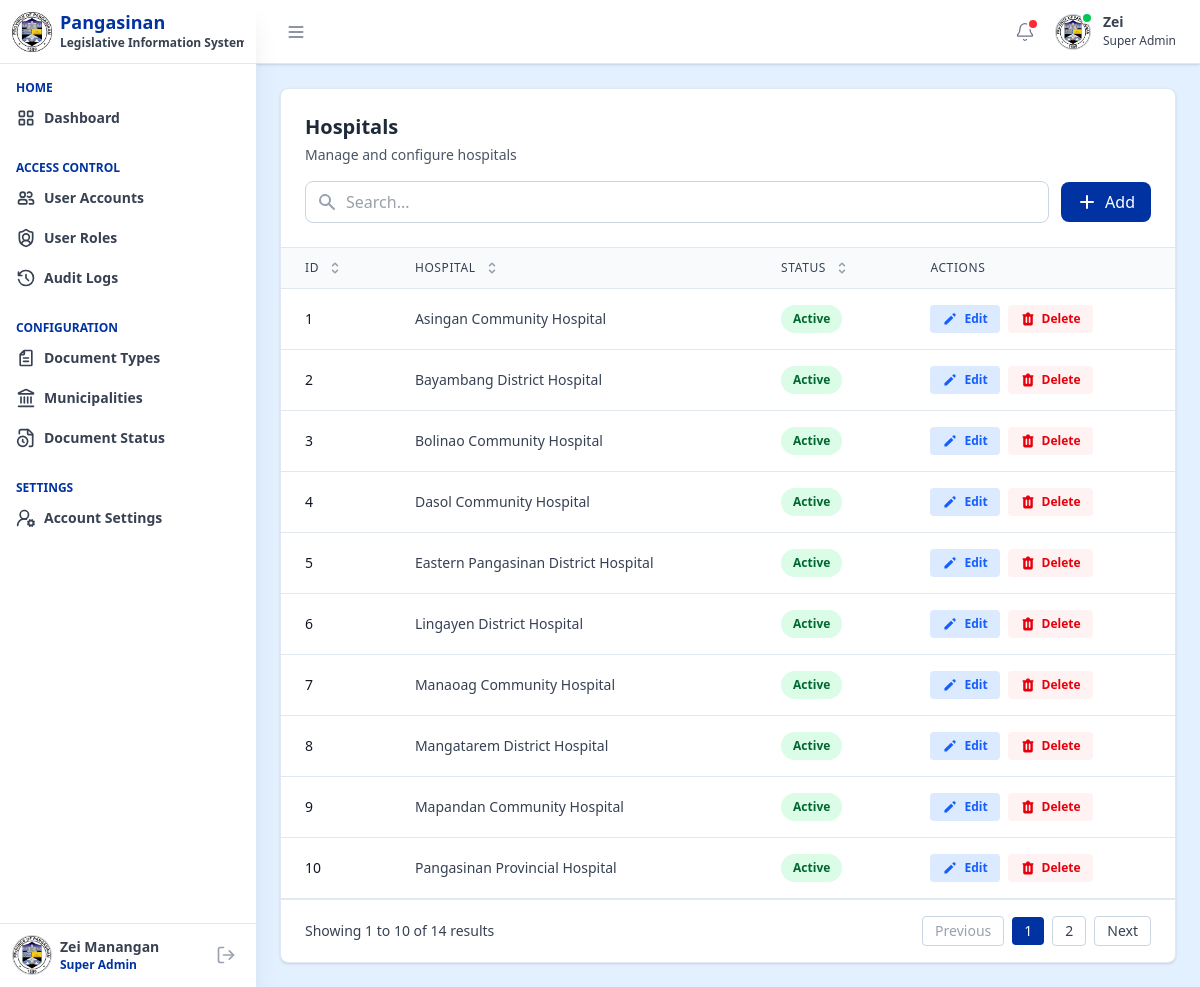
Screenshot of /pages/admin/hospitals.php (signed in) with the database file from the repository.
### tables this page shows
CREATE TABLE `hospitals` (
  `hospital_id` int NOT NULL,
  `hospital_name` varchar(255) NOT NULL,
  `status` enum('active','inactive') DEFAULT 'active',
  `is_deleted` tinyint(1) DEFAULT '0',
  `created_at` datetime DEFAULT CURRENT_TIMESTAMP,
  `updated_at` datetime DEFAULT CURRENT_TIMESTAMP ON UPDATE CURRENT_TIMESTAMP,
  `created_by` int DEFAULT NULL,
  `updated_by` int DEFAULT NULL
);

### includes/fetch_hospitals_data.php (called while the page is built, shortened)
<?php
require_once 'db.php';
function getAllHospitals() {
    global $pdo;
    try {
        $query = "
            SELECT
                hospital_id,
                hospital_name,
                status,
                created_at,
                updated_at
            FROM hospitals
            WHERE is_deleted = FALSE
            ORDER BY hospital_id ASC
        ";
        $stmt = $pdo->prepare($query);
        $stmt->execute();
        return $stmt->fetchAll(PDO::FETCH_ASSOC);
    } catch (PDOException $e) {
        return ['error' => 'Database error: ' . $e->getMessage()];
    }
}
?>

### pages/admin/hospitals.php (the view, shortened to what this page needs)
<?php
include '../../components/header.php';
include '../../includes/fetch_hospitals_data.php';
$hospitals = getAllHospitals();
?>
<div class="">
    <?php include '../../components/sidebar.php'; ?>
    <div class="flex-1 md:ml-64 min-h-screen">
        <?php
        include '../../components/topbar.php';
        ?>
        <main class="p-3 sm:p-6">
            <div class="bg-white rounded-lg shadow-sm border border-slate-200">
                <div class="p-6 border-b border-slate-200">
                    <div class="flex flex-col gap-4">
                        <div>
                            <h2 class="text-xl font-bold text-gray-800">Hospitals</h2>
                            <p class="text-sm text-gray-600 mt-1">Manage and configure hospitals</p>
                        </div>
                        <div class="flex items-center gap-3 w-full">
                            <div class="relative flex-1">
                                <div class="absolute inset-y-0 left-0 pl-3 flex items-center pointer-events-none">
                                    <svg class="h-5 w-5 text-gray-400" xmlns="http://www.w3.org/2000/svg"
                                        viewBox="0 0 20 20" fill="currentColor">
                                        <path fill-rule="evenodd"
                                            d="M8 4a4 4 0 100 8 4 4 0 000-8zM2 8a6 6 0 1110.89 3.476l4.817 4.817a1 1 0 01-1.414 1.414l-4.816-4.816A6 6 0 012 8z"
                                            clip-rule="evenodd" />
                                    </svg>
                                </div>
                                <input type="text" id="searchInput" placeholder="Search..."
                                    class="pl-10 pr-4 py-2 border border-slate-300 rounded-lg outline-none w-full focus:ring-2 focus:ring-[#0033A1] focus:border-transparent"
                                    onkeyup="filterTable()">
                            </div>
                            <button onclick="openModal('hospital-add-modal')"
                                class="px-4 py-2 bg-[#0033A1] text-white rounded-lg hover:bg-blue-800 transition-colors duration-200 font-medium flex items-center gap-2 cursor-pointer whitespace-nowrap">
                                <svg class="h-5 w-5" xmlns="http://www.w3.org/2000/svg" viewBox="0 0 20 20"
                                    fill="currentColor">
                                    <path fill-rule="evenodd"
                                        d="M10 3a1 1 0 00-1 1v5H4a1 1 0 100 2h5v5a1 1 0 102 0v-5h5a1 1 0 100-2h-5V4a1 1 0 00-1-1z"
                                        clip-rule="evenodd" />
                                </svg>
                                Add
                            </button>
                        </div>
                    </div>
                </div>
                <div class="overflow-x-auto">
                    <table id="usersTable" class="min-w-full divide-y divide-slate-200">
                        <thead class="bg-slate-50">
                            <tr>
                                <th scope="col" class="px-3 sm:px-6 py-3 text-left text-xs font-medium text-gray-700 uppercase tracking-wider cursor-pointer" onclick="sortTable(0)">
                                    <div class="flex items-center gap-2">
                                        ID
                                    </div>
                                </th>
                                <th scope="col" class="px-3 sm:px-6 py-3 text-left text-xs font-medium text-gray-700 uppercase tracking-wider cursor-pointer" onclick="sortTable(1)">
                                    <div class="flex items-center gap-2">
                                        Hospital
                                    </div>
                                </th>
                                <th scope="col" class="px-3 sm:px-6 py-3 text-left text-xs font-medium text-gray-700 uppercase tracking-wider cursor-pointer" onclick="sortTable(2)">
                                    <div class="flex items-center gap-2">
                                        Status
                                    </div>
                                </th>
                                <th scope="col" class="px-3 sm:px-6 py-3 text-left text-xs font-medium text-gray-700 uppercase tracking-wider">
                                    Actions
                                </th>
                            </tr>
                        </thead>
                        <tbody class="bg-white divide-y divide-slate-200" id="tableBody">
                            <?php if (isset($hospitals['error'])): ?>
                                <tr>
                                    <td colspan="4" class="px-6 py-8 text-center text-red-600">
                                        <?php echo htmlspecialchars($hospitals['error']); ?>
                                    </td>
                                </tr>
                            <?php elseif (empty($hospitals)): ?>
                            <?php else: ?>
                                <?php foreach ($hospitals as $hospital): ?>
                                    <tr class="hover:bg-slate-50 transition-colors duration-150">
                                        <td class="px-3 sm:px-6 py-3 sm:py-4 whitespace-nowrap text-sm font-medium text-gray-900">
                                            <?php echo htmlspecialchars($hospital['hospital_id']); ?>
                                        </td>
                                        <td class="px-3 sm:px-6 py-3 sm:py-4 whitespace-nowrap text-sm text-gray-700">
                                            <?php echo htmlspecialchars($hospital['hospital_name']); ?>
                                        </td>
                                        <td class="px-3 sm:px-6 py-3 sm:py-4 whitespace-nowrap">
                                            <?php
                                            $statusClass = $hospital['status'] === 'active'
                                                ? 'bg-green-100 text-green-800'
                                                : 'bg-gray-200 text-gray-800';
                                            ?>
                                            <span class="px-3 py-1 inline-flex text-xs leading-5 font-semibold rounded-full <?php echo $statusClass; ?>">
                                                <?php echo htmlspecialchars(ucfirst($hospital['status'])); ?>
                                            </span>
                                        </td>
                                        <td class="px-3 sm:px-6 py-3 sm:py-4 whitespace-nowrap text-sm font-medium">
                                            <div class="flex items-center gap-2">
                                                <button onclick="editHospital(<?php echo $hospital['hospital_id']; ?>)" class="inline-flex items-center gap-1.5 px-3 py-1.5 text-xs font-bold text-blue-600 bg-blue-100 hover:bg-blue-200 rounded transition duration-150 cursor-pointer">
                                                    <svg class="h-4 w-4" xmlns="http://www.w3.org/2000/svg" viewBox="0 0 20 20"
                                                        fill="currentColor">
                                                        <path
                                                            d="M13.586 3.586a2 2 0 112.828 2.828l-.793.793-2.828-2.828.793-.793zM11.379 5.793L3 14.172V17h2.828l8.38-8.379-2.83-2.828z" />
                                                    </svg>
                                                    Edit
                                                </button>
                                                <button
                                                    onclick="deleteHospital(<?php echo $hospital['hospital_id']; ?>, '<?php echo htmlspecialchars($hospital['hospital_name']); ?>')"
                                                    class="inline-flex items-center gap-1.5 px-3 py-1.5 text-xs font-bold text-red-600 bg-red-50 hover:text-red-900 rounded transition duration-150 cursor-pointer">
                                                    Delete
                                                </button>
                                            </div>
                                        </td>
                                    </tr>
                                <?php endforeach; ?>
                            <?php endif; ?>
                        </tbody>
                    </table>
                </div>
                <div class="px-4 sm:px-6 py-4 border-t border-slate-200 flex flex-col sm:flex-row items-center justify-between gap-4">
                    <div id="paginationInfo" class="text-sm text-gray-700">
                    </div>
                    <div id="paginationContainer" class="flex items-center space-x-2">
                    </div>
                </div>
            </div>
        </main>
    </div>
</div>
</body>
</html>

### components/sidebar.php (style rules this page uses)
@media (min-width: 768px) { .md\:ml-64 { transition: margin-left 0.3s ease; } }

### rows the page displays
hospitals: hospital_id "1", hospital_name "Asingan Community Hospital", status "Active"
hospitals: hospital_id "2", hospital_name "Bayambang District Hospital", status "Active"
hospitals: hospital_id "3", hospital_name "Bolinao Community Hospital", status "Active"
hospitals: hospital_id "4", hospital_name "Dasol Community Hospital", status "Active"
hospitals: hospital_id "5", hospital_name "Eastern Pangasinan District Hospital", status "Active"
hospitals: hospital_id "6", hospital_name "Lingayen District Hospital", status "Active"
hospitals: hospital_id "7", hospital_name "Manaoag Community Hospital", status "Active"
hospitals: hospital_id "8", hospital_name "Mangatarem District Hospital", status "Active"
hospitals: hospital_id "9", hospital_name "Mapandan Community Hospital", status "Active"
hospitals: hospital_id "10", hospital_name "Pangasinan Provincial Hospital", status "Active"

### other values shown
$_SESSION['role_name'] "Super Admin"
$_SESSION['first_name'] "Zei"
